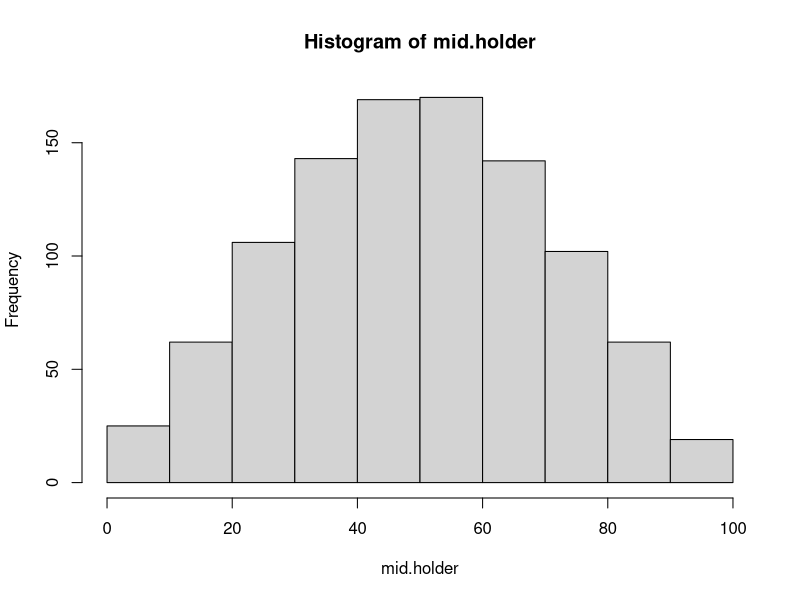
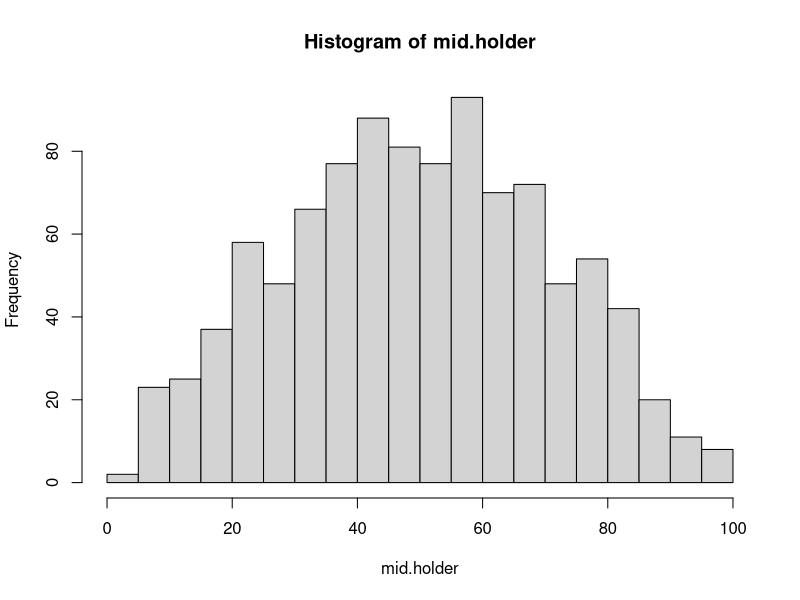
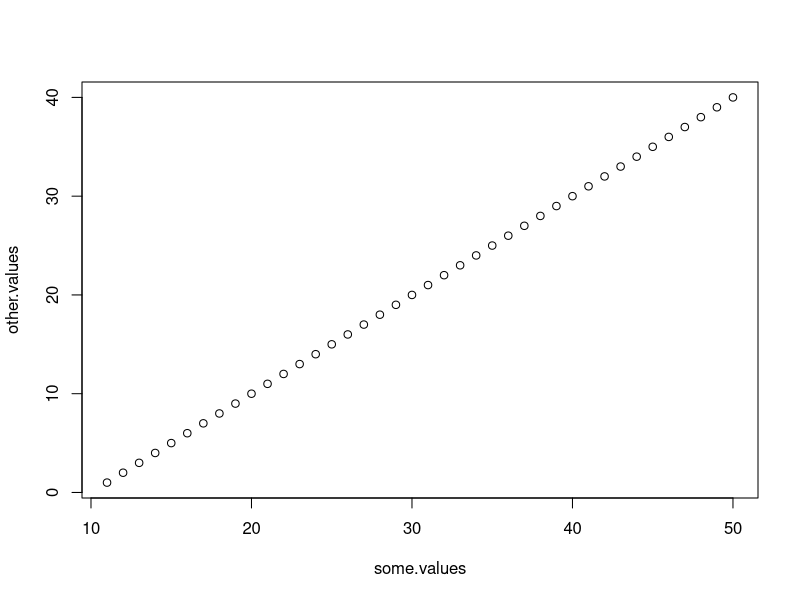
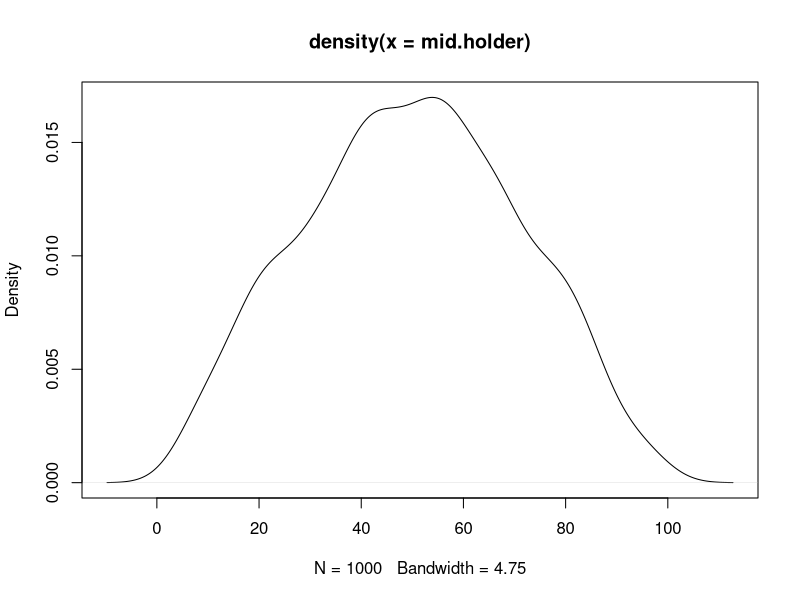
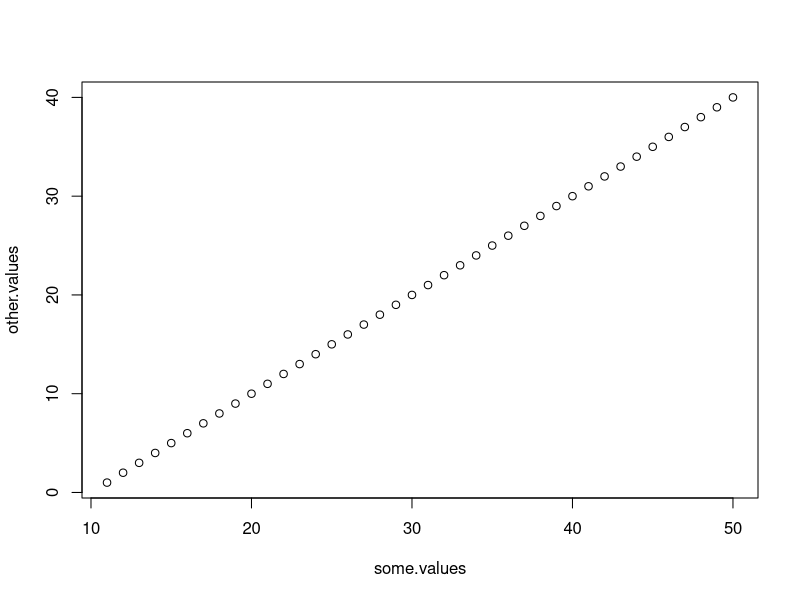
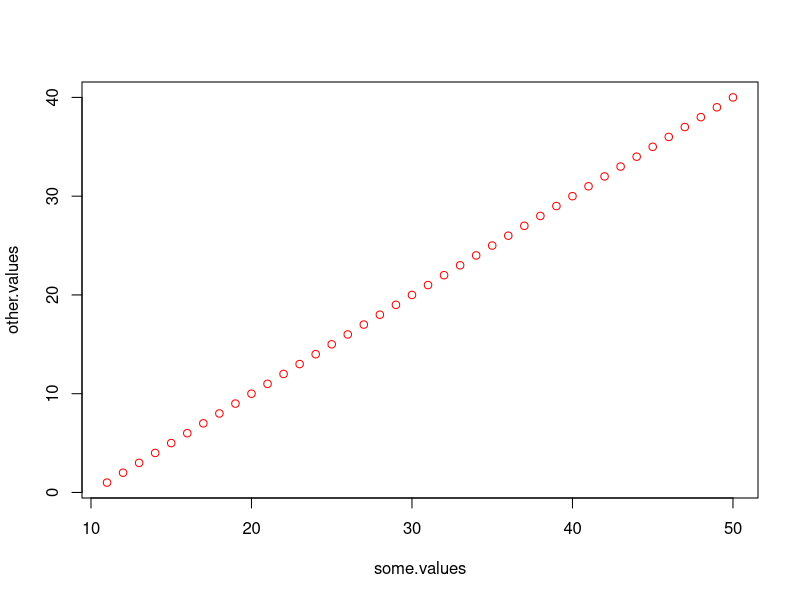
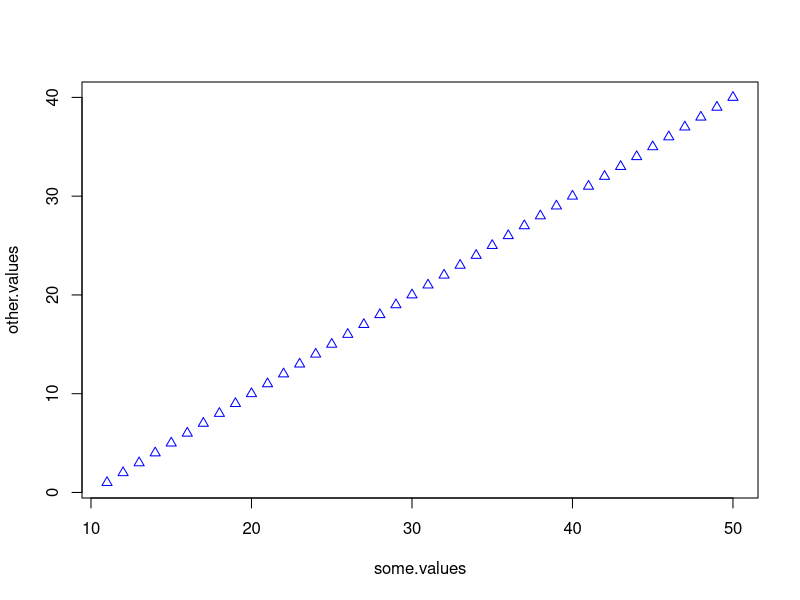
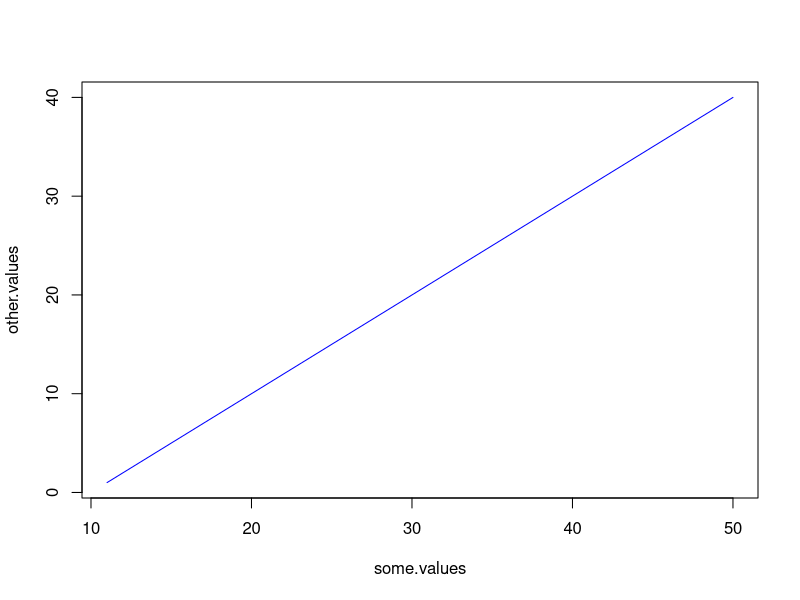

Write the R code that produced these figures, in order.
## Gov 2000 Section 3

## Sampling, For-loops, Graphs and Tables















## Suppose we want to draw ten numbers from a vector

set.seed(12345)

vec <- c(1:100)
ten <- sample(x = vec, size = 10, replace = TRUE);ten


## We could also draw ten numbers, one at a time, and store them
## in a vector.  The process of repeating a task over and over is
## ideal for the use of a 'for loop'. 


holder <- vector(length = 10)

for (i in 1:10){
  draw <- sample(x = vec, size = 1, replace = TRUE)
  holder[i] <- draw
}


## Your code will be more flexible if instead of hard-coding '10',
## you use a variable defined once at the beginning of the code

sims <- 10

holder <- vector(length = sims)

for (i in 1:sims){
  draw <- sample(x = vec, size = 1, replace = TRUE)
  holder[i] <- draw
}







## You can also simplify the code inside the loop by writing

sims <- 10

holder <- vector(length = sims)

for (i in 1:sims){
  holder[i] <- sample(x = vec, size = 1, replace = TRUE)
}







## Now suppose we wanted to draw 10 pairs of numbers instead of 
## 10 individual numbers

## Instead of a vector to hold our draws, we need a...














## matrix.  Here is a transparent way to write the loop:

sims <- 10

store <- matrix(data = NA, nrow = sims, ncol = 2)

for (i in 1:sims){
  store[i,1] <- sample(x = vec, size = 1, replace = TRUE)
  store[i,2] <- sample(x = vec, size = 1, replace = TRUE)
}

## A more efficient loop which does the same thing is:



sims <- 10

store <- matrix(data = NA, nrow = sims, ncol = 2)

for (i in 1:sims){
  store[i,] <- sample(x = vec, size = 2, replace = TRUE)
}





## Now suppose we want to draw 20 elements of vec, record the median of the 
## 20 elements, and do this 1000 times.

sims <- 1000
size <- 20
med.holder <- c() #this is another way to create a holder vector

for(i in 1:sims){
  draw <- sample(x = vec, size = size, replace = TRUE)
  med <- median(draw)
  med.holder[i] <- med
}

head(med.holder)


## Now suppose that we still want to repeatedly sample 20 elements, but
## we want to record the average of the largest and smallest elements

## If we don't know an R function to do this for us, we can
## write our own function and use it in the for loop




my.midpoint <- function(x){ #x is a vector
  ordered <- sort(x)
  smallest <- x[1]
  largest <- x[length(x)]
  out <- (smallest + largest)/2
  return(out)
}


sims <- 1000
size <- 20

mid.holder <- c()

for(i in 1:sims){
  draw <- sample(x = vec, size = size, replace = TRUE)
  mid <- my.midpoint(draw)
  mid.holder[i] <- mid
}


## So now we have 1000 midpoints.  What can we do with them?

###########################################################################
## Plotting in R
############################################################################

## You have already seen histograms

hist(mid.holder)

hist(mid.holder, breaks = 30)

## plot() is the generic plotting function in R.  It can be used 
## to plot a vector of y values against a vector of x values

some.values <- 11:50
other.values <- 1:40

plot(x = some.values, y = other.values)

## plot() can also take a single argument in some special cases, 
## like the density() function

plot(density(mid.holder))

## R has very flexible graphical parameters, far too many to learn in 
## one day.  Here are some highlights:

plot(x = some.values, y = other.values)

plot(x = some.values, y = other.values, col = "red")

plot(x = some.values, y = other.values, col = "blue", pch = 2)

plot(x = some.values, y = other.values, col = "blue", type = "l")

plot(x = some.values, y = other.values, col = "blue", type = "l", 
  lty = "dashed")

plot(x = some.values, y = other.values, col = "blue", type = "l", lwd = 5)

plot(x = some.values, y = other.values, col = "blue", type = "l", lwd = 5,
  main = "A Lovely Plot")

plot(x = some.values, y = other.values, col = "blue", type = "l", lwd = 5,
  main = "A Lovely Plot", xlab = "Age of participants", 
  ylab = "Pairs of shoes owned")

plot(x = some.values, y = other.values, col = "blue", type = "l", lwd = 5,
  main = "A Lovely Plot", xlab = "Age of participants", 
  ylab = "Pairs of shoes owned", xlim = c(-10,100), ylim = c(0,60))



## Often you will want to compare two plots by overlaying them.
## To do this, plot one using a traditional plotting command which calls
## a canvas (such as plot() )


plot(x = some.values, y = other.values, col = "blue", type = "l", lwd = 5,
  main = "A Lovely Plot", xlab = "Age of participants", 
  ylab = "Pairs of shoes owned", xlim = c(-10,100), ylim = c(0,60))

## And overlay as many plots as you like using lines() instead of plot()

lines(x = some.values, y = 2*other.values, col = "hotpink", lwd = 2)

lines(x = some.values - 5, y = .5*other.values, col = "cadetblue", lwd = 2)






## abline() is a useful plotting function

plot(density(mid.holder), lwd = 2, col = "purple")

abline(v = mean(mid.holder), col = "orange")


## Suppose we want to plot a density of the normal centered at the 
## mean of mid.holder with standard deviation equal to the 
## standard deviation of mid.holder


## We could sample from a normal with these specifications and 
## plot the density

norm.draws <- rnorm(10000, mean = mean(mid.holder), sd = sd(mid.holder))
plot(density(norm.draws))

## To overlay this on the previous plot, we simply use lines()
## instead of plot() for the second density plotted



plot(density(mid.holder), lwd = 2, col = "purple")
abline(v = mean(mid.holder), col = "orange")

lines(density(norm.draws))



## A more precise way to plot a normal density is to use another of the
## _norm() functions, this time dnorm(), which evaluates the density
## function at values you feed the function

## The idea is you will evaluate the value of the normal density
## at lots of different x values, then you will plot the ordered pairs
## (x, density(x)).  

## Here is one way to generate lots of different x values

start <- -3 * sd(mid.holder) + mean(mid.holder)
end <- 3 * sd(mid.holder) + mean(mid.holder)

ruler <- seq(from = start, to = end, by = .01)

dens.values <- dnorm(ruler, mean = mean(mid.holder), sd = sd(mid.holder))

plot(x = ruler, y = dens.values, type  = "l")

## So we could overlay this with


plot(density(mid.holder), lwd = 2, col = "purple")
abline(v = mean(mid.holder), col = "orange")
lines(x = ruler, y = dens.values, type  = "l")
